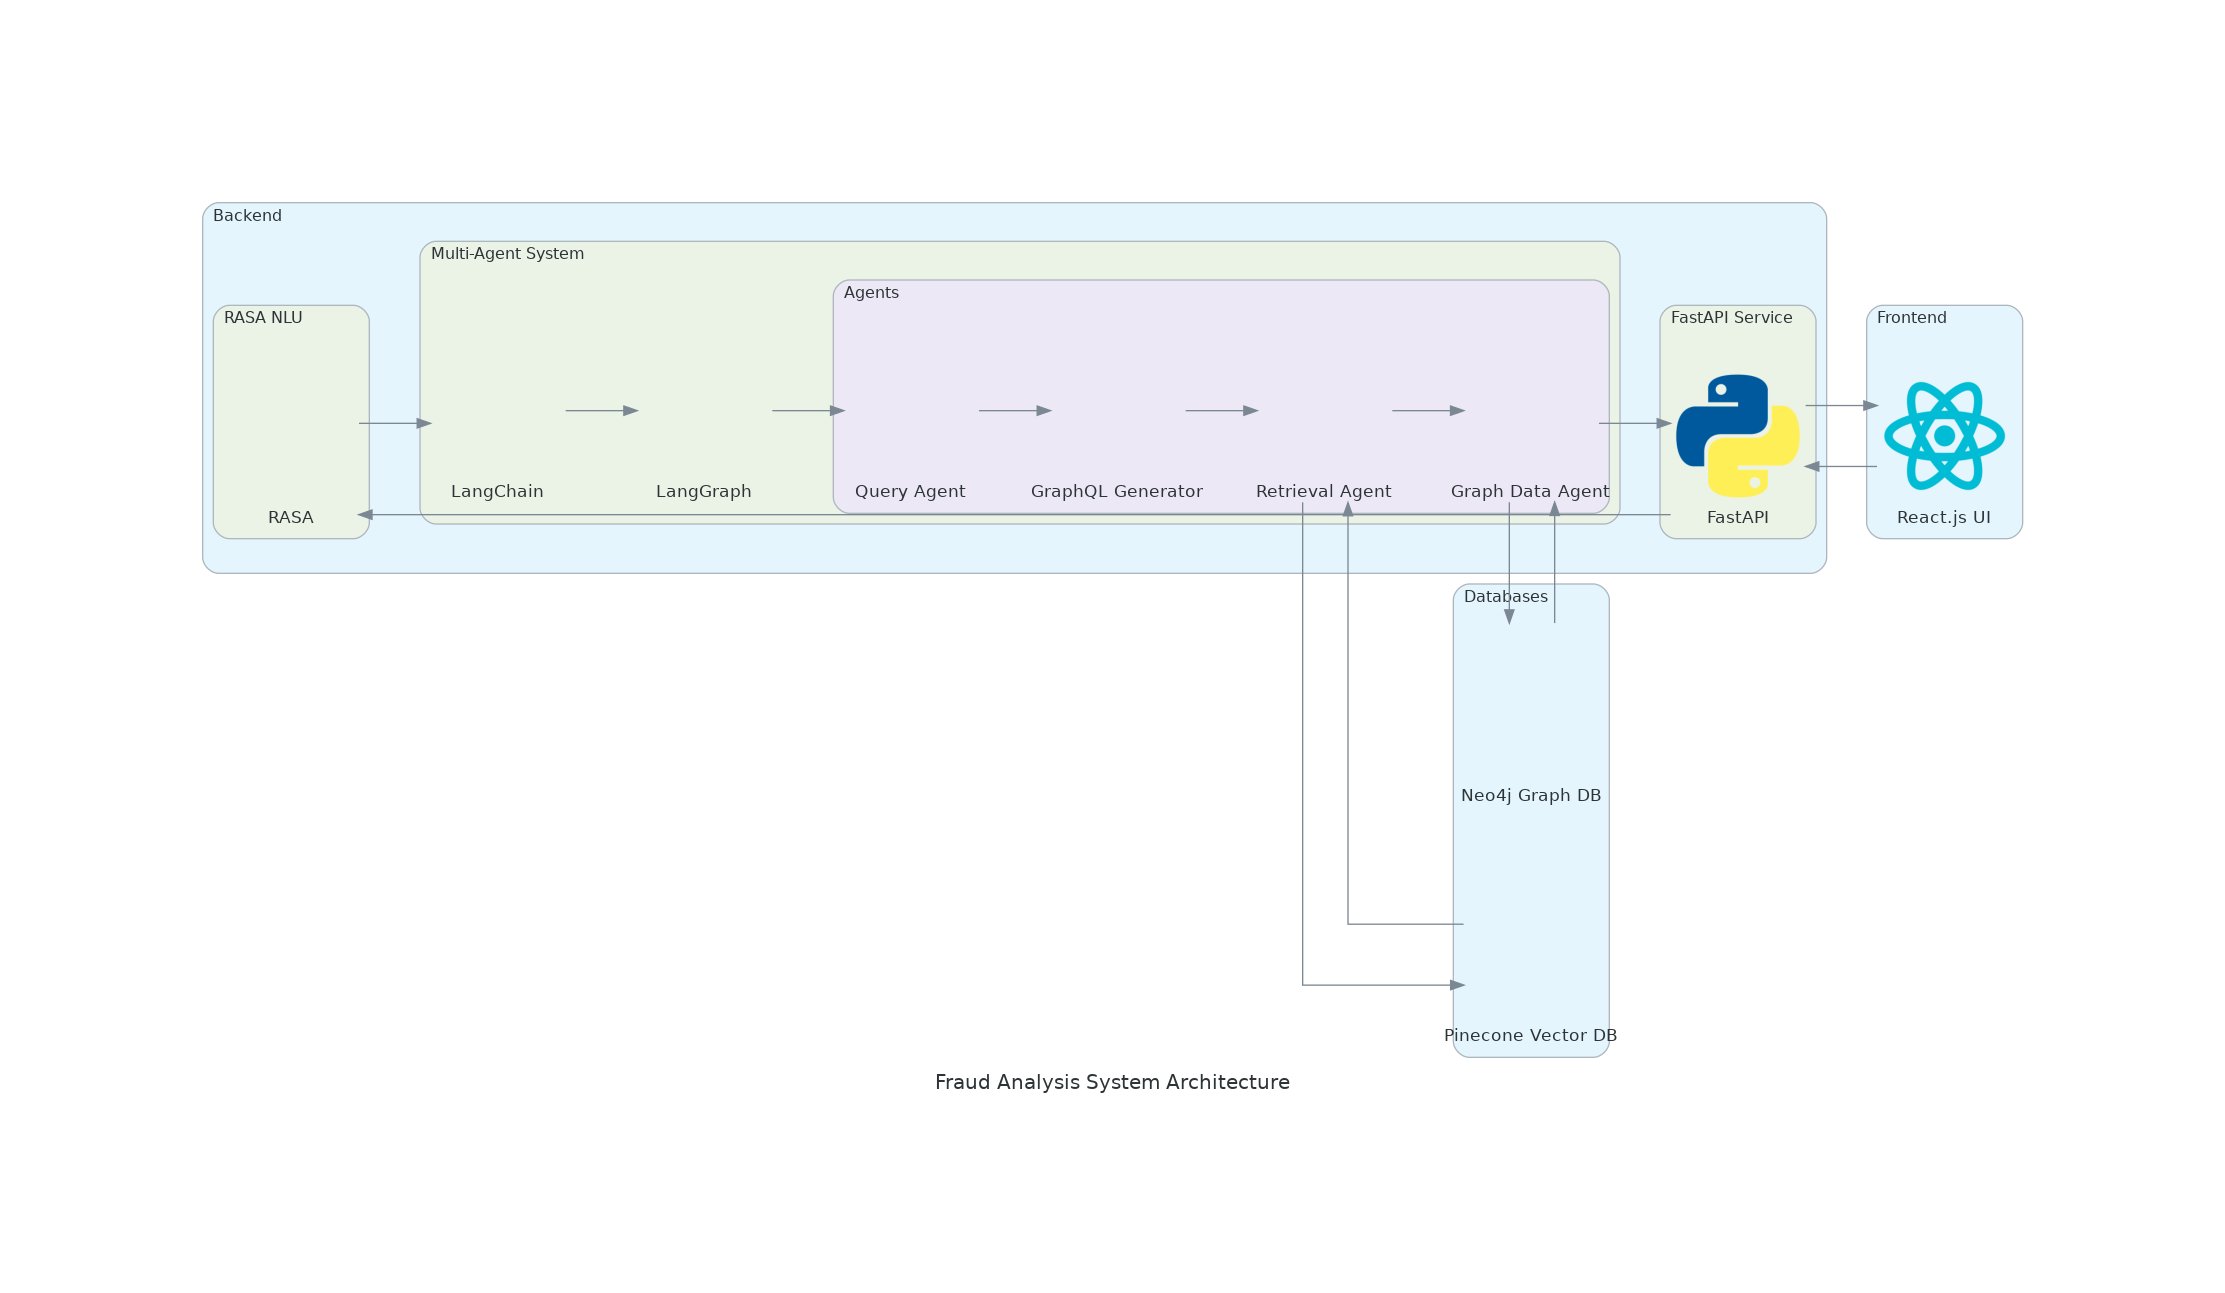

Recreate this plot in Python.
#!/usr/bin/env python3
from diagrams import Diagram, Cluster, Edge
from diagrams.onprem.database import MongoDB
from diagrams.onprem.queue import Kafka
from diagrams.onprem.compute import Server
from diagrams.programming.framework import React
from diagrams.programming.language import Python
from diagrams.custom import Custom
from diagrams.aws.storage import SimpleStorageServiceS3

with Diagram("Fraud Analysis System Architecture", show=False, filename="system_architecture", outformat="png"):
    
    # Frontend
    with Cluster("Frontend"):
        react = React("React.js UI")
        
    # Backend
    with Cluster("Backend"):
        with Cluster("FastAPI Service"):
            fastapi = Python("FastAPI")
            
        with Cluster("RASA NLU"):
            rasa = Custom("RASA", "./custom_icons/rasa.png")
            
        with Cluster("Multi-Agent System"):
            langchain = Custom("LangChain", "./custom_icons/langchain.png")
            langgraph = Custom("LangGraph", "./custom_icons/langgraph.png")
            
            with Cluster("Agents"):
                query_agent = Custom("Query Agent", "./custom_icons/agent.png")
                graphql_agent = Custom("GraphQL Generator", "./custom_icons/graphql.png")
                retrieval_agent = Custom("Retrieval Agent", "./custom_icons/retrieval.png")
                graph_data_agent = Custom("Graph Data Agent", "./custom_icons/graph.png")
    
    # Databases
    with Cluster("Databases"):
        neo4j = Custom("Neo4j Graph DB", "./custom_icons/graph.png")
        pinecone = Custom("Pinecone Vector DB", "./custom_icons/pinecone.png")
        
    # Flow
    react >> fastapi
    fastapi >> rasa
    rasa >> langchain
    langchain >> langgraph
    
    langgraph >> query_agent
    query_agent >> graphql_agent
    graphql_agent >> retrieval_agent
    retrieval_agent >> graph_data_agent
    
    graph_data_agent >> neo4j
    retrieval_agent >> pinecone
    
    neo4j >> graph_data_agent
    pinecone >> retrieval_agent
    
    graph_data_agent >> fastapi
    fastapi >> react
